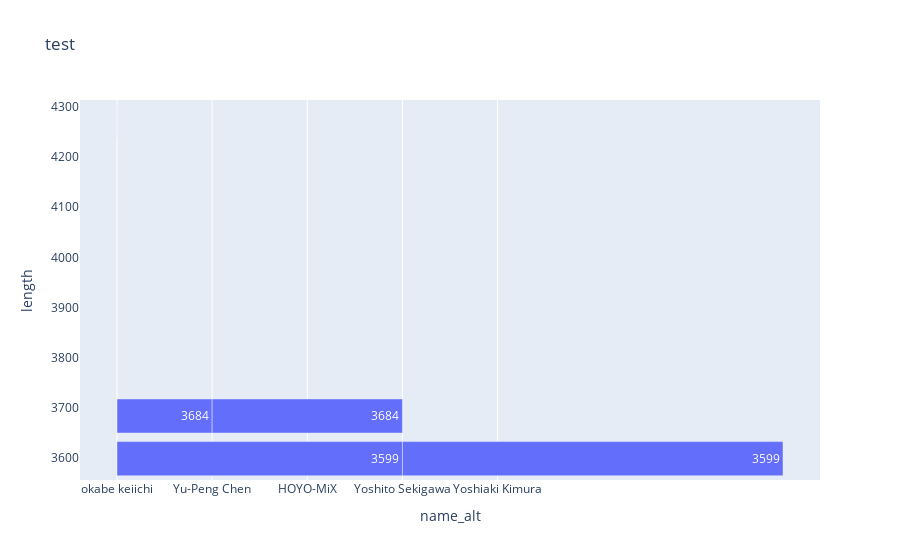

The notebook cell this image was saved under:
### Code cell
fig = px.bar(
    df, x="name_alt", y="length", orientation="h", title="test", text="length"
)
fig.show()

### Figure 1 — Plotly figure (JSON) as saved in the notebook; plotly's stock layout.template omitted (floating-point values rounded to 4 significant figures)
{"data": [{"alignmentgroup": "True", "hovertemplate": "name_alt=%{x}<br>length=%{text}<extra></extra>", "legendgroup": "", "marker": {"color": "#636efa", "pattern": {"shape": ""}}, "name": "", "offsetgroup": "", "orientation": "h", "showlegend": false, "text": ["4271", "3684", "3684", "3599", "3599"], "textposition": "auto", "type": "bar", "x": ["okabe keiichi", "Yu-Peng Chen", "HOYO-MiX", "Yoshito Sekigawa", "Yoshiaki Kimura"], "xaxis": "x", "y": [4271, 3684, 3684, 3599, 3599], "yaxis": "y"}], "layout": {"barmode": "relative", "legend": {"tracegroupgap": 0}, "title": {"text": "test"}, "xaxis": {"anchor": "y", "domain": [0, 1], "title": {"text": "name_alt"}}, "yaxis": {"anchor": "x", "domain": [0, 1], "title": {"text": "length"}}}}
